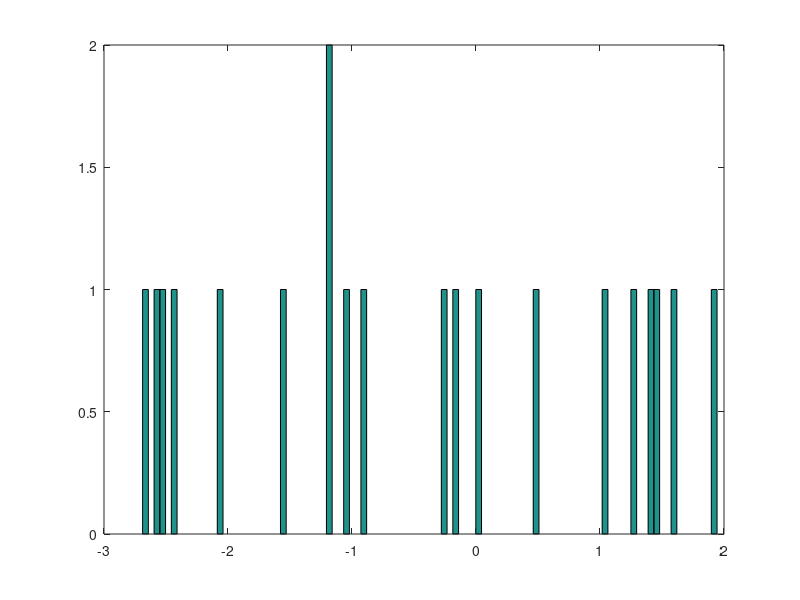

MATLAB code to generate this figure:
clear;
n=20;            % n is the number of the samples
X=[];               % X stores the sample outcomes
Sx2=0;              % Sx2 is the sum of sample variance

for i=1:n
    X=[X 5*rand()-3];
end

hist(X,100)
